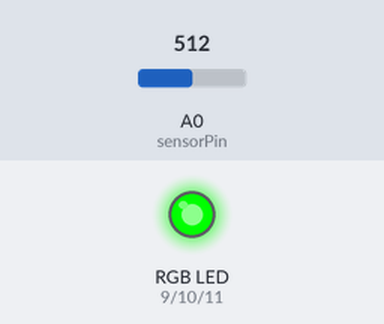
The sketch below on a simulated Arduino Uno, built with avr-gcc and run on an emulated ATmega328P. Parts: an RGB LED mixed from three pins (HIGH = lit). Inputs (shaded band) come from the test bench; at power-on: A0 (sensorPin) = 512.

Above: at 4.3 s.
4.4 s: A0 (sensorPin) set to 0
At 7.1 s:
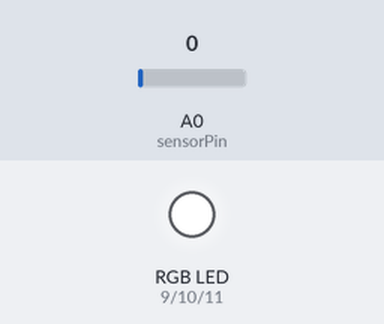
7.9 s: A0 (sensorPin) set to 265
At 8.57 s:
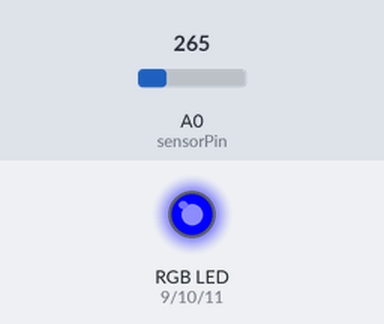
11.4 s: A0 (sensorPin) set to 0
14.9 s: A0 (sensorPin) set to 511
At 16.8 s:
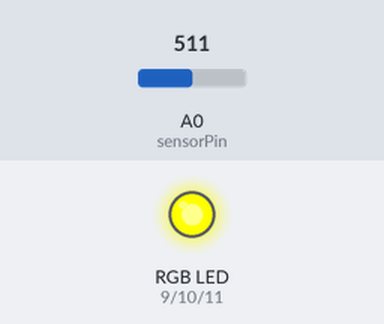
18.4 s: A0 (sensorPin) set to 306
Timing chart, 0 to 18.5 s (numbered marks = the images above; inputs shaded):
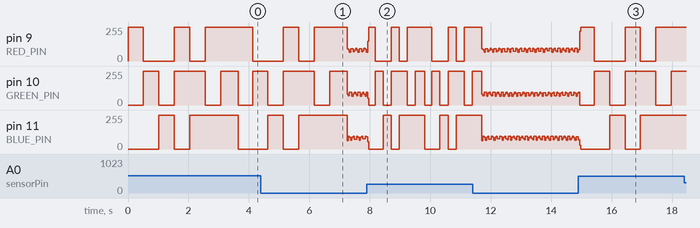

The sketch:

Potentiometer_RGB.ino
```cpp
//declaring light pins
const int RED_PIN = 9;
const int GREEN_PIN = 10;
const int BLUE_PIN = 11;
int sensorPin = 0;
int DISPLAY_TIME = 100; //changing the lights in x milliseconds

void setup() {
  pinMode(RED_PIN, OUTPUT);
  pinMode(GREEN_PIN, OUTPUT);
  pinMode(BLUE_PIN, OUTPUT);
}

void loop() {
  mainColors();
  Spectrum();

}

void mainColors() {
  int sensorValue = analogRead(sensorPin);
  // Red (turn just the red LED on):
  digitalWrite(RED_PIN, HIGH);
  digitalWrite(GREEN_PIN, LOW);
  digitalWrite(BLUE_PIN, LOW);

  delay(sensorValue);

  // Green (turn just the green LED on):
  digitalWrite(RED_PIN, LOW);
  digitalWrite(GREEN_PIN, HIGH);
  digitalWrite(BLUE_PIN, LOW);

  delay(sensorValue);

  // Blue (turn just the blue LED on):
  digitalWrite(RED_PIN, LOW);
  digitalWrite(GREEN_PIN, LOW);
  digitalWrite(BLUE_PIN, HIGH);

  delay(sensorValue);

  // Yellow (turn red and green on):
  digitalWrite(RED_PIN, HIGH);
  digitalWrite(GREEN_PIN, HIGH);
  digitalWrite(BLUE_PIN, LOW);

  delay(sensorValue);

  // Cyan (turn green and blue on):
  digitalWrite(RED_PIN, LOW);
  digitalWrite(GREEN_PIN, HIGH);
  digitalWrite(BLUE_PIN, HIGH);

  delay(sensorValue);

  // Purple (turn red and blue on):
  digitalWrite(RED_PIN, HIGH);
  digitalWrite(GREEN_PIN, LOW);
  digitalWrite(BLUE_PIN, HIGH);

  delay(sensorValue);

  // White (turn all the LEDs on):
  digitalWrite(RED_PIN, HIGH);
  digitalWrite(GREEN_PIN, HIGH);
  digitalWrite(BLUE_PIN, HIGH);

  delay(sensorValue);
}

void Spectrum() {
  int x;
  int sensorValue = analogRead(sensorPin);
  for (x = 0; x < 768; x++) {
    showRGB(x);
    delay(sensorPin);
  }
}

void showRGB(int color)
{
  int redIntensity;
  int greenIntensity;
  int blueIntensity;

  // Here we'll use an "if / else" statement to determine which
  // of the three (R,G,B) zones x falls into. Each of these zones
  // spans 255 because analogWrite() wants a number from 0 to 255.

  // In each of these zones, we'll calculate the brightness
  // for each of the red, green, and blue LEDs within the RGB LED.

  if (color <= 255)          // zone 1
  {
    redIntensity = 255 - color;    // red goes from on to off
    greenIntensity = color;        // green goes from off to on
    blueIntensity = 0;             // blue is always off
  }
  else if (color <= 511)     // zone 2
  {
    redIntensity = 0;                     // red is always off
    greenIntensity = 255 - (color - 256); // green on to off
    blueIntensity = (color - 256);        // blue off to on
  }
  else // color >= 512       // zone 3
  {
    redIntensity = (color - 512);         // red off to on
    greenIntensity = 0;                   // green is always off
    blueIntensity = 255 - (color - 512);  // blue on to off
  }

  // Now that the brightness values have been set, command the LED
  // to those values

  analogWrite(RED_PIN, redIntensity);
  analogWrite(BLUE_PIN, blueIntensity);
  analogWrite(GREEN_PIN, greenIntensity);
}
```
